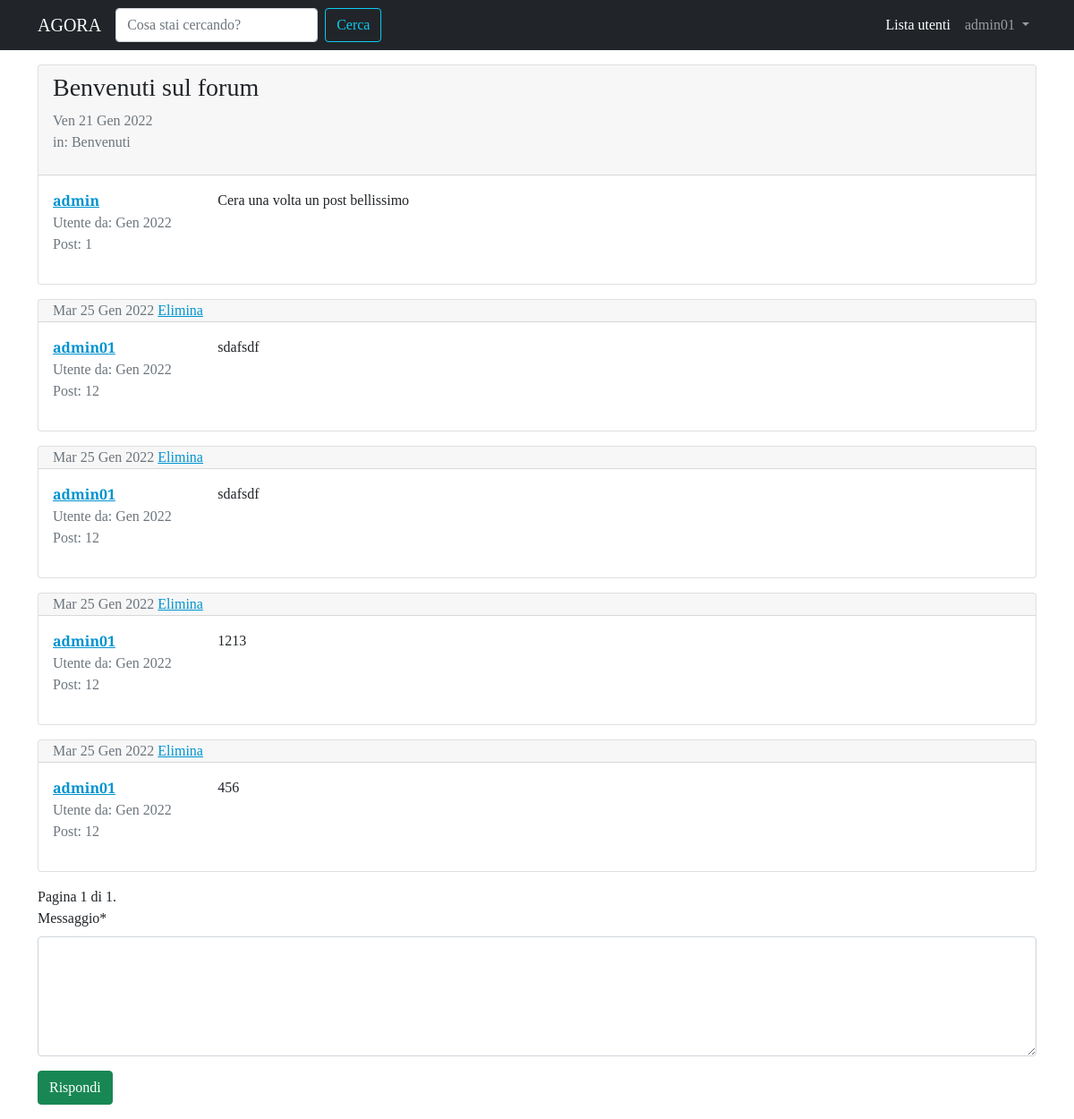
Page /forum/discussione/1/ (signed in) on the committed database.
### forum/models.py (models this page shows, shortened)
class Discussione(models.Model):
    titolo = models.CharField(max_length=120)
    data_creazione = models.DateTimeField(auto_now_add=True)
    autore_discussione = models.ForeignKey(User, on_delete=models.CASCADE,related_name="discussioni")
    sezione_appartenenza = models.ForeignKey(Sezione, on_delete=models.CASCADE)
    class Meta:
        verbose_name = "Discussione"
        verbose_name_plural= "Discussioni"

class Post(models.Model):
    autore_post = models.ForeignKey(User,on_delete=models.CASCADE, related_name="posts")
    contenuto =models.TextField()
    data_creazione = models.DateTimeField(auto_now_add=True)
    discussione = models.ForeignKey(Discussione, on_delete=models.CASCADE)
    class Meta:
        verbose_name = "Post"
        verbose_name_plural = "Posts"

class Sezione(models.Model):
    nome_sezione = models.CharField(max_length=80)
    descrizione = models.CharField(max_length=150, blank=True, null=True)
    logo_sezione = models.ImageField(blank=True, null=True)
    def __str__(self):
        return self.nome_sezione
    class Meta:
        verbose_name = "Sezione"
        verbose_name_plural = "Sezioni"

### forum/views.py (the view)
# urls.py: path('discussione/<int:pk>/', views.visualizza_discussione , name='singola_discussione'),
def visualizza_discussione(request, pk):
    discussione = get_object_or_404(Discussione, pk=pk)
    posts_discussione = Post.objects.filter(discussione=discussione)
    paginator = Paginator(posts_discussione, 5)
    page = request.GET.get("pagina")
    posts = paginator.get_page(page)
    form_risposta = PostModelForm()
    context = {'discussione': discussione, 'posts_discussione': posts, 'form_risposta':form_risposta}
    return render(request,"forum/singola_discussione.html", context)

### forum/forms.py
class PostModelForm(forms.ModelForm):
    class Meta:
        model = Post
        fields = ['contenuto']
        widgets = {"contenuto": forms.Textarea(attrs={"rows": "5"})}
        labels = {"contenuto": "Messaggio"}

### forum/templates/forum/singola_discussione.html (shortened to what this page needs)
{% extends 'base.html' %}
{% block content %}
    {% for post in posts_discussione  %}
    <div class="card my-3">
        {% if forloop.first and not "pagina" in request.get_full_path %}
        <div class="card-header">
            <h3>{{ discussione.titolo }}</h3>
            <p class="text-muted">{{ discussione.data_creazione|date:"D d M Y" }}
            <br>
            in: {{ discussione.sezione_appartenenza }}</p>
        </div>
        {% else %}
        <div class="card-header py-0">
            <p class="text-muted mb-0">
                {{ post.data_creazione|date:"D d M Y"  }}
                {% if request.user == post.autore_post %}
                    <a href="{% url 'cancella_post' id=discussione.pk pk=post.pk %}"> Elimina</a>
                {% endif %}
            </p>
        </div>
        {% endif %}
        <div class="card-body">
            <div class="row">
                <div class="col-xl-2 col-4">
                    <p class="mb-0"><a href="{% url 'user_profile' username=post.autore_post.username %}"><strong>{{ post.autore_post }} </strong></a></p>
                    <p class="text-muted mb-0">Utente da: {{ post.autore_post.date_joined|date:"M Y" }}</p>
                    <p class="text-muted">Post: {{ post.autore_post.posts.count }}</p>
                </div>
                <div class="col-xl-10 col-8">
                    <p class="my-0">{{post.contenuto|linebreaks}}</p>
                </div>
            </div>
        </div>
        </div>
    {% endfor %}
    <div class="text-right">
        <span class="step-links">
            <span class="current">
                Pagina {{ posts_discussione.number }} di {{ posts_discussione.paginator.num_pages }}.
            </span>
        </span>
    </div>
    {% if request.user.is_authenticated %}
    {% include 'forum/form_risposta.html' %}
    {% else %}
    <div class="alert alert-info" role="alert">
        Per partecipare devi effettuare il  <a href="{% url 'login' %}?next={{ request.get_full_path }}">Login</a>
    </div>
    {% endif %}
{% endblock content %}

### templates/base.html (shortened to what this page needs)
{% load static %}
<!doctype html>
<html lang="en">
  <head>
    <link href="https://cdn.jsdelivr.net/npm/bootstrap@5.1.3/dist/css/bootstrap.min.css" rel="stylesheet">
    <link rel="stylesheet" href="{% static 'css/agora.css' %}">
  </head>
  <body>
    <nav class="navbar navbar-expand-lg navbar-dark bg-dark">
        <div class="container">
          <a class="navbar-brand" href="/">AGORA</a>
          <form class="d-flex" action="{% url 'funzione_cerca' %}">
            <input name="q"  class="form-control me-2" type="search" placeholder="Cosa stai cercando?" aria-label="Search">
            <button class="btn btn-outline-info" type="submit">Cerca</button>
          </form>
          <div class="collapse navbar-collapse" id="navbarSupportedContent">
            <ul class="navbar-nav ms-auto mb-2 mb-lg-0">
              <li class="nav-item">
                <a class="nav-link active" aria-current="page" href="{% url 'users_list' %}">Lista utenti</a>
              </li>
              {% if request.user.is_authenticated %}
              <li class="nav-item dropdown">
                <a class="nav-link dropdown-toggle" href="#" id="navbarDropdown" role="button" data-bs-toggle="dropdown" aria-expanded="false">
                  {{ request.user.username }}
                </a>
              {% endif %}
          </div>
        </div>
      </nav>
      <section class="container">
        {% block content %}
        {% endblock content %}
      </section>
  </body>
</html>

### static-storage/css/agora.css (style rules this page uses)
body { font-family: 'Slabo 27px',serif; }
a, a:hover { color: rgb(0, 147, 206); }

### rows in the picture
Post: autore_post "admin", autore_post.date_joined "Gen 2022", autore_post.posts.count "1", contenuto "Cera una volta un post bellissimo"
Discussione: titolo "Benvenuti sul forum", data_creazione "Ven 21 Gen 2022", sezione_appartenenza "Benvenuti"
Post: data_creazione "Mar 25 Gen 2022", shows "Elimina", autore_post "admin01", autore_post.date_joined "Gen 2022", autore_post.posts.count "12", contenuto "sdafsdf"
Post: data_creazione "Mar 25 Gen 2022", shows "Elimina", autore_post "admin01", autore_post.date_joined "Gen 2022", autore_post.posts.count "12", contenuto "sdafsdf"
Post: data_creazione "Mar 25 Gen 2022", shows "Elimina", autore_post "admin01", autore_post.date_joined "Gen 2022", autore_post.posts.count "12", contenuto "1213"
Post: data_creazione "Mar 25 Gen 2022", shows "Elimina", autore_post "admin01", autore_post.date_joined "Gen 2022", autore_post.posts.count "12", contenuto "456"

### other values in the picture
{{ request.user.username }} "admin01"
{{ posts_discussione.number }} "1"
{{ posts_discussione.paginator.num_pages }} "1"
